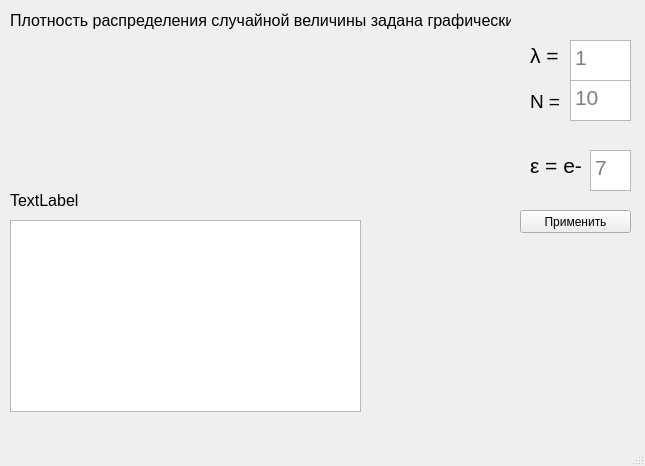
<?xml version="1.0" encoding="UTF-8"?>
<ui version="4.0">
 <class>MainWindow</class>
 <widget class="QMainWindow" name="MainWindow">
  <property name="geometry">
   <rect>
    <x>0</x>
    <y>0</y>
    <width>645</width>
    <height>466</height>
   </rect>
  </property>
  <property name="windowTitle">
   <string>MainWindow</string>
  </property>
  <property name="animated">
   <bool>true</bool>
  </property>
  <widget class="QWidget" name="centralwidget">
   <widget class="QTableWidget" name="tableWidget">
    <property name="geometry">
     <rect>
      <x>10</x>
      <y>220</y>
      <width>351</width>
      <height>192</height>
     </rect>
    </property>
   </widget>
   <widget class="QLabel" name="label">
    <property name="geometry">
     <rect>
      <x>10</x>
      <y>40</y>
      <width>501</width>
      <height>141</height>
     </rect>
    </property>
    <property name="maximumSize">
     <size>
      <width>540</width>
      <height>200</height>
     </size>
    </property>
    <property name="text">
     <string/>
    </property>
    <property name="textFormat">
     <enum>Qt::AutoText</enum>
    </property>
    <property name="pixmap">
     <pixmap>../date/graph_task.bmp</pixmap>
    </property>
    <property name="scaledContents">
     <bool>true</bool>
    </property>
   </widget>
   <widget class="QLabel" name="label_2">
    <property name="geometry">
     <rect>
      <x>10</x>
      <y>10</y>
      <width>501</width>
      <height>21</height>
     </rect>
    </property>
    <property name="text">
     <string>&lt;html&gt;&lt;head/&gt;&lt;body&gt;&lt;p&gt;&lt;span style=&quot; font-size:12pt;&quot;&gt;Плотность распределения случайной величины задана графически&lt;/span&gt;&lt;/p&gt;&lt;/body&gt;&lt;/html&gt;</string>
    </property>
   </widget>
   <widget class="QLabel" name="label_3">
    <property name="geometry">
     <rect>
      <x>530</x>
      <y>150</y>
      <width>61</width>
      <height>31</height>
     </rect>
    </property>
    <property name="text">
     <string>&lt;html&gt;&lt;head/&gt;&lt;body&gt;&lt;p&gt;&lt;span style=&quot; font-size:16pt;&quot;&gt;ε = e-&lt;/span&gt;&lt;/p&gt;&lt;/body&gt;&lt;/html&gt;</string>
    </property>
   </widget>
   <widget class="QLabel" name="label_4">
    <property name="geometry">
     <rect>
      <x>530</x>
      <y>40</y>
      <width>41</width>
      <height>31</height>
     </rect>
    </property>
    <property name="text">
     <string>&lt;html&gt;&lt;head/&gt;&lt;body&gt;&lt;p&gt;&lt;span style=&quot; font-family:'Times New Roman, serif'; font-size:16pt;&quot;&gt;λ = &lt;/span&gt;&lt;/p&gt;&lt;/body&gt;&lt;/html&gt;</string>
    </property>
   </widget>
   <widget class="QLabel" name="label_5">
    <property name="geometry">
     <rect>
      <x>530</x>
      <y>90</y>
      <width>41</width>
      <height>21</height>
     </rect>
    </property>
    <property name="text">
     <string>&lt;html&gt;&lt;head/&gt;&lt;body&gt;&lt;p&gt;&lt;span style=&quot; font-size:14pt;&quot;&gt;N = &lt;/span&gt;&lt;/p&gt;&lt;/body&gt;&lt;/html&gt;</string>
    </property>
   </widget>
   <widget class="QTextEdit" name="textEdit">
    <property name="geometry">
     <rect>
      <x>570</x>
      <y>40</y>
      <width>61</width>
      <height>41</height>
     </rect>
    </property>
    <property name="font">
     <font>
      <pointsize>16</pointsize>
     </font>
    </property>
    <property name="placeholderText">
     <string>1</string>
    </property>
   </widget>
   <widget class="QTextEdit" name="textEdit_2">
    <property name="geometry">
     <rect>
      <x>570</x>
      <y>80</y>
      <width>61</width>
      <height>41</height>
     </rect>
    </property>
    <property name="font">
     <font>
      <pointsize>16</pointsize>
     </font>
    </property>
    <property name="placeholderText">
     <string>10</string>
    </property>
   </widget>
   <widget class="QTextEdit" name="textEdit_3">
    <property name="geometry">
     <rect>
      <x>590</x>
      <y>150</y>
      <width>41</width>
      <height>41</height>
     </rect>
    </property>
    <property name="maximumSize">
     <size>
      <width>50</width>
      <height>50</height>
     </size>
    </property>
    <property name="font">
     <font>
      <pointsize>16</pointsize>
     </font>
    </property>
    <property name="toolTip">
     <string/>
    </property>
    <property name="accessibleDescription">
     <string/>
    </property>
    <property name="styleSheet">
     <string notr="true"/>
    </property>
    <property name="frameShape">
     <enum>QFrame::StyledPanel</enum>
    </property>
    <property name="lineWidth">
     <number>0</number>
    </property>
    <property name="tabChangesFocus">
     <bool>false</bool>
    </property>
    <property name="undoRedoEnabled">
     <bool>true</bool>
    </property>
    <property name="overwriteMode">
     <bool>false</bool>
    </property>
    <property name="acceptRichText">
     <bool>true</bool>
    </property>
    <property name="placeholderText">
     <string>7</string>
    </property>
   </widget>
   <widget class="QLabel" name="label_6">
    <property name="geometry">
     <rect>
      <x>10</x>
      <y>190</y>
      <width>501</width>
      <height>21</height>
     </rect>
    </property>
    <property name="text">
     <string>&lt;html&gt;&lt;head/&gt;&lt;body&gt;&lt;p&gt;&lt;span style=&quot; font-size:12pt;&quot;&gt;TextLabel&lt;/span&gt;&lt;/p&gt;&lt;/body&gt;&lt;/html&gt;</string>
    </property>
   </widget>
   <widget class="QPushButton" name="pushButton">
    <property name="geometry">
     <rect>
      <x>520</x>
      <y>210</y>
      <width>111</width>
      <height>23</height>
     </rect>
    </property>
    <property name="toolTipDuration">
     <number>-1</number>
    </property>
    <property name="text">
     <string>Применить</string>
    </property>
   </widget>
  </widget>
  <widget class="QMenuBar" name="menubar">
   <property name="geometry">
    <rect>
     <x>0</x>
     <y>0</y>
     <width>645</width>
     <height>21</height>
    </rect>
   </property>
  </widget>
  <widget class="QStatusBar" name="statusbar"/>
 </widget>
 <resources/>
 <connections/>
</ui>
